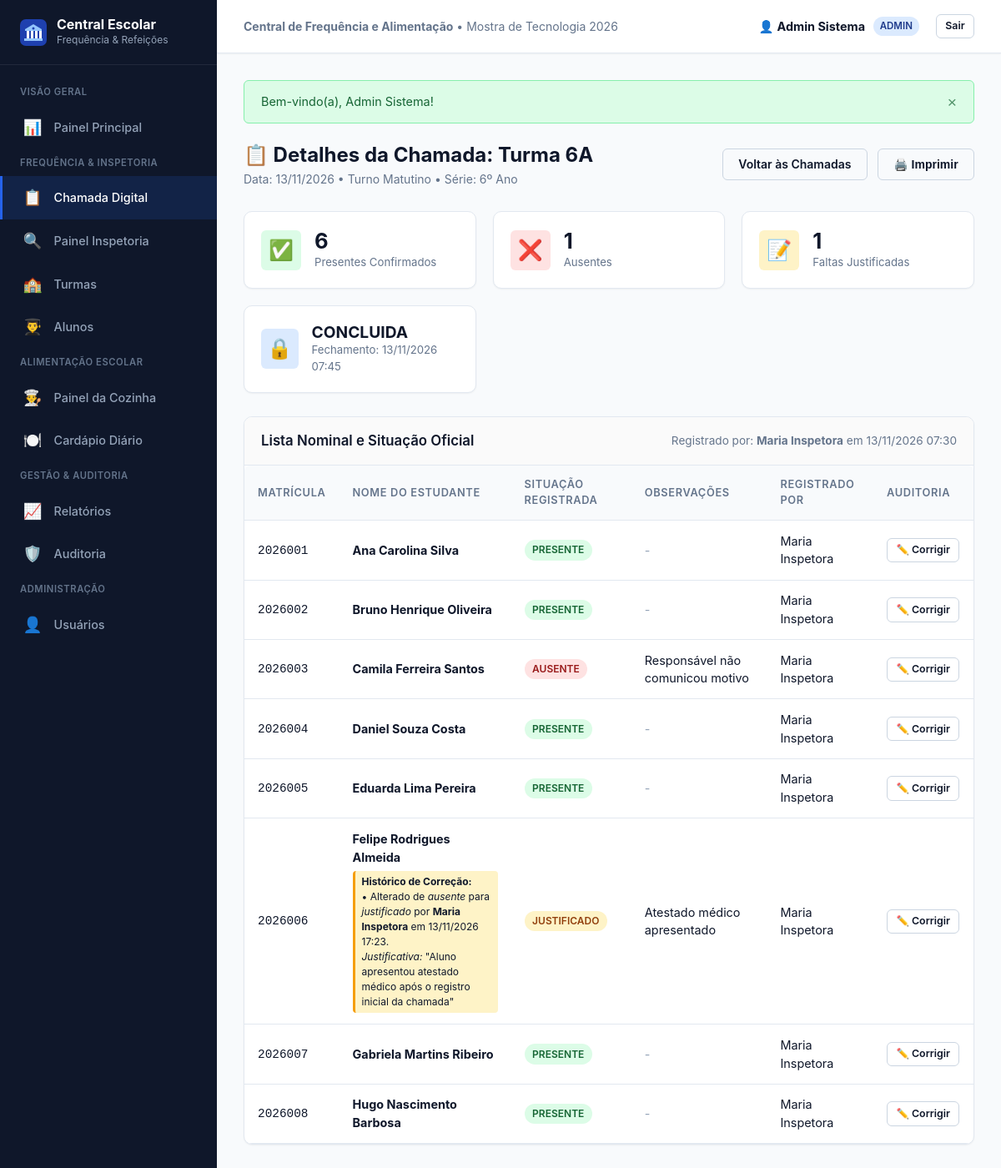
The page /chamadas/visualizar/1 (signed in) on the database its author committed.
### tables this page shows
CREATE TABLE IF NOT EXISTS chamada (
    id              INT UNSIGNED    NOT NULL AUTO_INCREMENT,
    turma_id        INT UNSIGNED    NOT NULL COMMENT 'FK para turma',
    data            DATE            NOT NULL COMMENT 'Data da chamada',
    status          ENUM('aberta','concluida') NOT NULL DEFAULT 'aberta'
                    COMMENT 'Situação da chamada',
    usuario_id      INT UNSIGNED    NOT NULL COMMENT 'FK para usuário que criou a chamada',
    aberta_em       DATETIME        NOT NULL COMMENT 'Data/hora em que a chamada foi aberta',
    concluida_em    DATETIME        NULL     COMMENT 'Data/hora em que a chamada foi concluída',
    created_at      DATETIME        NOT NULL DEFAULT CURRENT_TIMESTAMP,
    updated_at      DATETIME        NOT NULL DEFAULT CURRENT_TIMESTAMP ON UPDATE CURRENT_TIMESTAMP,
    PRIMARY KEY (id),
     
    UNIQUE KEY uk_chamada_turma_data (turma_id, data),
    CONSTRAINT fk_chamada_turma
        FOREIGN KEY (turma_id) REFERENCES turma(id)
        ON DELETE RESTRICT ON UPDATE CASCADE,
    CONSTRAINT fk_chamada_usuario
        FOREIGN KEY (usuario_id) REFERENCES usuario(id)
        ON DELETE RESTRICT ON UPDATE CASCADE
);

CREATE TABLE IF NOT EXISTS turma (
    id              INT UNSIGNED    NOT NULL AUTO_INCREMENT,
    nome            VARCHAR(50)     NOT NULL COMMENT 'Nome da turma (ex: 6A, 7B)',
    ano_letivo_id   INT UNSIGNED    NOT NULL COMMENT 'FK para ano_letivo',
    turno           ENUM('matutino','vespertino','noturno') NOT NULL COMMENT 'Turno da turma',
    serie           VARCHAR(30)     NOT NULL COMMENT 'Série/Ano escolar (ex: 6º Ano)',
    created_at      DATETIME        NOT NULL DEFAULT CURRENT_TIMESTAMP,
    updated_at      DATETIME        NOT NULL DEFAULT CURRENT_TIMESTAMP ON UPDATE CURRENT_TIMESTAMP,
    PRIMARY KEY (id),
    CONSTRAINT fk_turma_ano_letivo
        FOREIGN KEY (ano_letivo_id) REFERENCES ano_letivo(id)
        ON DELETE RESTRICT ON UPDATE CASCADE
);

CREATE TABLE IF NOT EXISTS usuario (
    id          INT UNSIGNED    NOT NULL AUTO_INCREMENT,
    nome        VARCHAR(150)    NOT NULL COMMENT 'Nome completo do usuário',
    email       VARCHAR(200)    NOT NULL COMMENT 'E-mail de login (único)',
    senha_hash  VARCHAR(255)    NOT NULL COMMENT 'Hash da senha (bcrypt)',
    perfil      ENUM('admin','inspetor','cozinha','gestor') NOT NULL
                COMMENT 'Perfil/papel do usuário no sistema',
    ativo       TINYINT(1)      NOT NULL DEFAULT 1 COMMENT '1 = ativo, 0 = inativo',
    created_at  DATETIME        NOT NULL DEFAULT CURRENT_TIMESTAMP,
    updated_at  DATETIME        NOT NULL DEFAULT CURRENT_TIMESTAMP ON UPDATE CURRENT_TIMESTAMP,
    PRIMARY KEY (id),
    UNIQUE KEY uk_usuario_email (email)
);

CREATE TABLE IF NOT EXISTS frequencia (
    id              INT UNSIGNED    NOT NULL AUTO_INCREMENT,
    chamada_id      INT UNSIGNED    NOT NULL COMMENT 'FK para chamada',
    aluno_id        INT UNSIGNED    NOT NULL COMMENT 'FK para aluno',
    situacao        ENUM('presente','ausente','justificado') NOT NULL
                    COMMENT 'Situação de presença do aluno',
    observacao      TEXT            NULL     COMMENT 'Observação opcional',
    registrado_por  INT UNSIGNED    NOT NULL COMMENT 'FK para usuário que registrou',
    created_at      DATETIME        NOT NULL DEFAULT CURRENT_TIMESTAMP,
    updated_at      DATETIME        NOT NULL DEFAULT CURRENT_TIMESTAMP ON UPDATE CURRENT_TIMESTAMP,
    PRIMARY KEY (id),
     
    UNIQUE KEY uk_frequencia_chamada_aluno (chamada_id, aluno_id),
    CONSTRAINT fk_frequencia_chamada
        FOREIGN KEY (chamada_id) REFERENCES chamada(id)
        ON DELETE CASCADE ON UPDATE CASCADE,
    CONSTRAINT fk_frequencia_aluno
        FOREIGN KEY (aluno_id) REFERENCES aluno(id)
        ON DELETE RESTRICT ON UPDATE CASCADE,
    CONSTRAINT fk_frequencia_usuario
        FOREIGN KEY (registrado_por) REFERENCES usuario(id)
        ON DELETE RESTRICT ON UPDATE CASCADE
);

CREATE TABLE IF NOT EXISTS aluno (
    id                  INT UNSIGNED    NOT NULL AUTO_INCREMENT,
    nome                VARCHAR(150)    NOT NULL COMMENT 'Nome completo do aluno',
    data_nascimento     DATE            NOT NULL COMMENT 'Data de nascimento',
    matricula_codigo    VARCHAR(30)     NOT NULL COMMENT 'Código único de matrícula do aluno',
    ativo               TINYINT(1)      NOT NULL DEFAULT 1 COMMENT '1 = ativo, 0 = inativo',
    created_at          DATETIME        NOT NULL DEFAULT CURRENT_TIMESTAMP,
    updated_at          DATETIME        NOT NULL DEFAULT CURRENT_TIMESTAMP ON UPDATE CURRENT_TIMESTAMP,
    PRIMARY KEY (id),
    UNIQUE KEY uk_aluno_matricula_codigo (matricula_codigo)
);

CREATE TABLE IF NOT EXISTS historico_alteracao (
    id              INT UNSIGNED    NOT NULL AUTO_INCREMENT,
    tabela          VARCHAR(100)    NOT NULL COMMENT 'Nome da tabela alterada',
    registro_id     INT UNSIGNED    NOT NULL COMMENT 'ID do registro alterado',
    campo           VARCHAR(100)    NOT NULL COMMENT 'Nome do campo alterado',
    valor_anterior  TEXT            NULL     COMMENT 'Valor antes da alteração',
    valor_novo      TEXT            NULL     COMMENT 'Valor após a alteração',
    usuario_id      INT UNSIGNED    NOT NULL COMMENT 'FK para usuário que realizou a alteração',
    justificativa   TEXT            NOT NULL COMMENT 'Justificativa obrigatória para a alteração',
    created_at      DATETIME        NOT NULL DEFAULT CURRENT_TIMESTAMP,
    PRIMARY KEY (id),
    CONSTRAINT fk_historico_usuario
        FOREIGN KEY (usuario_id) REFERENCES usuario(id)
        ON DELETE RESTRICT ON UPDATE CASCADE,
     
    INDEX idx_historico_tabela_registro (tabela, registro_id)
);

### app/views/chamadas/visualizar.php (the view, shortened to what the rows shown need)
<div class="page-header">
    <div>
        <h1 class="page-header-title">📋 Detalhes da Chamada: Turma <?= sanitize($chamada->turma_nome) ?></h1>
        <p class="breadcrumb-info">
            Data: <?= formatDate($chamada->data) ?> • Turno <?= ucfirst(sanitize($chamada->turno)) ?> • Série: <?= sanitize($chamada->serie) ?>
        </p>
    </div>
</div>
<div class="stats-grid">
    <div class="stat-card">
        <div class="stat-data">
            <div class="stat-number" style="font-size: 1.2rem; text-transform: uppercase;">
                <?= sanitize($chamada->status) ?>
            </div>
            <div class="stat-label">
                Fechamento: <?= !empty($chamada->concluida_em) ? formatDateTime($chamada->concluida_em) : 'Em aberto' ?>
            </div>
        </div>
    </div>
</div>
<div class="card">
    <div class="card-header">
        <h3>Lista Nominal e Situação Oficial</h3>
        <span style="font-size: 0.85rem; color: var(--text-muted);">
            Registrado por: <strong><?= sanitize($chamada->usuario_nome) ?></strong> em <?= formatDateTime($chamada->aberta_em) ?>
        </span>
    </div>
    <div class="card-body" style="padding: 0;">
        <div class="table-container">
            <table>
                <thead>
                    <tr>
                        <th style="width: 100px;">Matrícula</th>
                        <th>Nome do Estudante</th>
                        <th>Situação Registrada</th>
                        <th>Observações</th>
                        <th>Registrado Por</th>
                        <?php if (Middleware::hasRole('admin') || Middleware::hasRole('gestor')): ?>
                            <th style="width: 120px;">Auditoria</th>
                        <?php endif; ?>
                    </tr>
                </thead>
                <tbody>
                    <?php foreach ($frequencias as $f): ?>
                        <tr>
                            <td><code><?= sanitize($f->matricula_codigo) ?></code></td>
                            <td>
                                <strong><?= sanitize($f->aluno_nome) ?></strong>
                                <?php if (!empty($historicos[$f->id])): ?>
                                    <div style="margin-top: 0.35rem; font-size: 0.75rem; background-color: #fef3c7; border-left: 3px solid #f59e0b; padding: 0.25rem 0.5rem; border-radius: 4px;">
                                        <strong>Histórico de Correção:</strong>
                                        <?php foreach ($historicos[$f->id] as $h): ?>
                                            <div>
                                                • Alterado de <em><?= sanitize($h->valor_anterior) ?></em> para <em><?= sanitize($h->valor_novo) ?></em>
                                                por <strong><?= sanitize($h->usuario_nome) ?></strong> em <?= formatDateTime($h->created_at) ?>.
                                                <br><em>Justificativa:</em> "<?= sanitize($h->justificativa) ?>"
                                            </div>
                                        <?php endforeach; ?>
                                    </div>
                                <?php endif; ?>
                            </td>
                            <td>
                                <?php if ($f->situacao === 'presente'): ?>
                                    <span class="badge badge-success">Presente</span>
                                <?php elseif ($f->situacao === 'ausente'): ?>
                                    <span class="badge badge-danger">Ausente</span>
                                <?php elseif ($f->situacao === 'justificado'): ?>
                                    <span class="badge badge-warning">Justificado</span>
                                <?php endif; ?>
                            </td>
                            <td><?= !empty($f->observacao) ? sanitize($f->observacao) : '<span style="color: var(--text-light);">-</span>' ?></td>
                            <td><?= sanitize($f->registrado_por_nome) ?></td>
                            <?php if (Middleware::hasRole('admin') || Middleware::hasRole('gestor')): ?>
                                <td>
                                    <a href="<?= BASE_URL ?>/chamadas/corrigir/<?= $f->id ?>" class="btn btn-outline btn-sm" title="Corrigir com justificativa obrigatória">
                                        ✏️ Corrigir
                                    </a>
                                </td>
                            <?php endif; ?>
                        </tr>
                    <?php endforeach; ?>
                </tbody>
            </table>
        </div>
    </div>
</div>

### rows shown on the page
chamada: turma.nome "6A", data "13/11/2026", turma.turno "Matutino", turma.serie "6º Ano", status "CONCLUIDA", concluida_em "13/11/2026 07:45", usuario.nome "Maria Inspetora", aberta_em "13/11/2026 07:30"
frequencia: aluno.matricula_codigo "2026001", aluno.nome "Ana Carolina Silva", situacao "PRESENTE", registrado_por.nome "Maria Inspetora"
frequencia: aluno.matricula_codigo "2026002", aluno.nome "Bruno Henrique Oliveira", situacao "PRESENTE", registrado_por.nome "Maria Inspetora"
frequencia: aluno.matricula_codigo "2026003", aluno.nome "Camila Ferreira Santos", situacao "AUSENTE", observacao "Responsável não comunicou motivo", registrado_por.nome "Maria Inspetora"
frequencia: aluno.matricula_codigo "2026004", aluno.nome "Daniel Souza Costa", situacao "PRESENTE", registrado_por.nome "Maria Inspetora"
frequencia: aluno.matricula_codigo "2026005", aluno.nome "Eduarda Lima Pereira", situacao "PRESENTE", registrado_por.nome "Maria Inspetora"
frequencia: aluno.matricula_codigo "2026006", aluno.nome "Felipe Rodrigues Almeida", situacao "JUSTIFICADO", observacao "Atestado médico apresentado", registrado_por.nome "Maria Inspetora"
historico_alteracao: valor_anterior "ausente", valor_novo "justificado", usuario.nome "Maria Inspetora", created_at "13/11/2026 17:23", justificativa "Aluno apresentou atestado médico após o registro inicial da chamada"
frequencia: aluno.matricula_codigo "2026007", aluno.nome "Gabriela Martins Ribeiro", situacao "PRESENTE", registrado_por.nome "Maria Inspetora"
frequencia: aluno.matricula_codigo "2026008", aluno.nome "Hugo Nascimento Barbosa", situacao "PRESENTE", registrado_por.nome "Maria Inspetora"

### other values the page prints
APP_NAME "Central de Frequência e Alimentação"
$usuarioAtual['nome'] "Admin Sistema"
$perfilAtual "ADMIN"
$flash['message'] "Bem-vindo(a), Admin Sistema!"
$chamada->total_presentes "6"
$chamada->total_ausentes "1"
$chamada->total_justificados "1"
